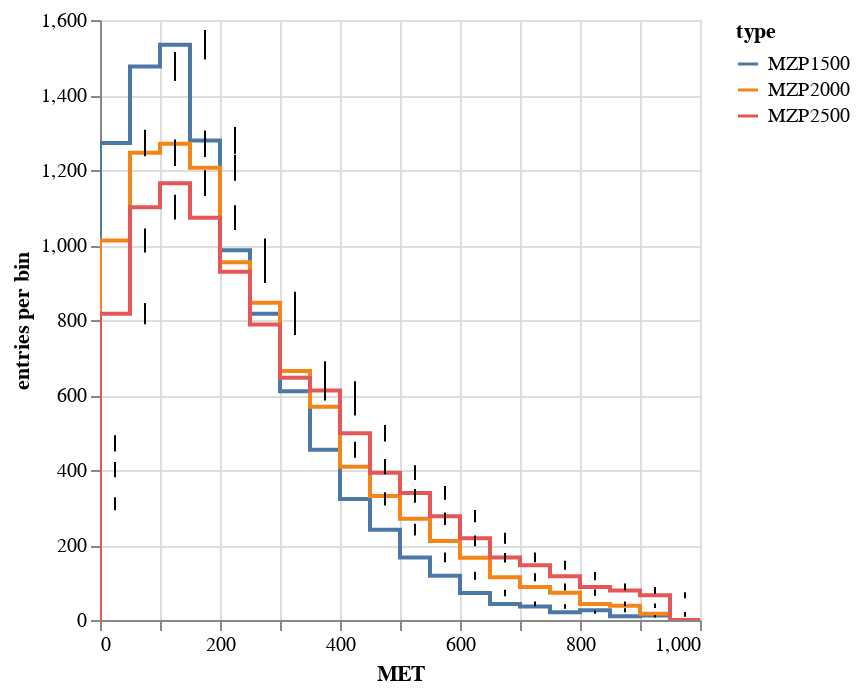

The code cell stored with this chart in its notebook:
### Markdown cell above
These are the un-reweighted MET distributions:

### Code cell
histogram.overlay("type").step("MET", error=True)

### Figure 1 — Vega-Lite specification as saved in the notebook (floating-point values rounded to 4 significant figures)
{"$schema": "https://vega.github.io/schema/vega-lite/v2.json", "data": {"values": [{"a0": "MZP1500", "a1": 0, "a1c": 0, "a2": 0, "a3": 0}, {"a0": "MZP1500", "a1": 1e-07, "a1c": 25, "a2": 471, "a3": 21.7}, {"a0": "MZP1500", "a1": 50, "a1c": 75, "a2": 1272, "a3": 35.67}, {"a0": "MZP1500", "a1": 100, "a1c": 125, "a2": 1476, "a3": 38.42}, {"a0": "MZP1500", "a1": 150, "a1c": 175, "a2": 1534, "a3": 39.17}, {"a0": "MZP1500", "a1": 200, "a1c": 225, "a2": 1279, "a3": 35.76}, {"a0": "MZP1500", "a1": 250, "a1c": 275, "a2": 986, "a3": 31.4}, {"a0": "MZP1500", "a1": 300, "a1c": 325, "a2": 817, "a3": 28.58}, {"a0": "MZP1500", "a1": 350, "a1c": 375, "a2": 610, "a3": 24.7}, {"a0": "MZP1500", "a1": 400, "a1c": 425, "a2": 454, "a3": 21.31}, {"a0": "MZP1500", "a1": 450, "a1c": 475, "a2": 323, "a3": 17.97}, {"a0": "MZP1500", "a1": 500, "a1c": 525, "a2": 241, "a3": 15.52}, {"a0": "MZP1500", "a1": 550, "a1c": 575, "a2": 167, "a3": 12.92}, {"a0": "MZP1500", "a1": 600, "a1c": 625, "a2": 118, "a3": 10.86}, {"a0": "MZP1500", "a1": 650, "a1c": 675, "a2": 72, "a3": 8.485}, {"a0": "MZP1500", "a1": 700, "a1c": 725, "a2": 43, "a3": 6.557}, {"a0": "MZP1500", "a1": 750, "a1c": 775, "a2": 36, "a3": 6}, {"a0": "MZP1500", "a1": 800, "a1c": 825, "a2": 21, "a3": 4.583}, {"a0": "MZP1500", "a1": 850, "a1c": 875, "a2": 26, "a3": 5.099}, {"a0": "MZP1500", "a1": 900, "a1c": 925, "a2": 10, "a3": 3.162}, {"a0": "MZP1500", "a1": 950, "a1c": 975, "a2": 12, "a3": 3.464}, {"a0": "MZP1500", "a1": 1000, "a1c": 1000, "a2": 0, "a3": 0}, {"a0": "MZP2000", "a1": 0, "a1c": 0, "a2": 0, "a3": 0}, {"a0": "MZP2000", "a1": 1e-07, "a1c": 25, "a2": 401, "a3": 20.02}, {"a0": "MZP2000", "a1": 50, "a1c": 75, "a2": 1012, "a3": 31.81}, {"a0": "MZP2000", "a1": 100, "a1c": 125, "a2": 1246, "a3": 35.3}, {"a0": "MZP2000", "a1": 150, "a1c": 175, "a2": 1270, "a3": 35.64}, {"a0": "MZP2000", "a1": 200, "a1c": 225, "a2": 1206, "a3": 34.73}, {"a0": "MZP2000", "a1": 250, "a1c": 275, "a2": 954, "a3": 30.89}, {"a0": "MZP2000", "a1": 300, "a1c": 325, "a2": 846, "a3": 29.09}, {"a0": "MZP2000", "a1": 350, "a1c": 375, "a2": 664, "a3": 25.77}, {"a0": "MZP2000", "a1": 400, "a1c": 425, "a2": 569, "a3": 23.85}, {"a0": "MZP2000", "a1": 450, "a1c": 475, "a2": 409, "a3": 20.22}, {"a0": "MZP2000", "a1": 500, "a1c": 525, "a2": 331, "a3": 18.19}, {"a0": "MZP2000", "a1": 550, "a1c": 575, "a2": 270, "a3": 16.43}, {"a0": "MZP2000", "a1": 600, "a1c": 625, "a2": 211, "a3": 14.53}, {"a0": "MZP2000", "a1": 650, "a1c": 675, "a2": 166, "a3": 12.88}, {"a0": "MZP2000", "a1": 700, "a1c": 725, "a2": 114, "a3": 10.68}, {"a0": "MZP2000", "a1": 750, "a1c": 775, "a2": 88, "a3": 9.381}, {"a0": "MZP2000", "a1": 800, "a1c": 825, "a2": 73, "a3": 8.544}, {"a0": "MZP2000", "a1": 850, "a1c": 875, "a2": 43, "a3": 6.557}, {"a0": "MZP2000", "a1": 900, "a1c": 925, "a2": 38, "a3": 6.164}, {"a0": "MZP2000", "a1": 950, "a1c": 975, "a2": 17, "a3": 4.123}, {"a0": "MZP2000", "a1": 1000, "a1c": 1000, "a2": 0, "a3": 0}, {"a0": "MZP2500", "a1": 0, "a1c": 0, "a2": 0, "a3": 0}, {"a0": "MZP2500", "a1": 1e-07, "a1c": 25, "a2": 310, "a3": 17.61}, {"a0": "MZP2500", "a1": 50, "a1c": 75, "a2": 817, "a3": 28.58}, {"a0": "MZP2500", "a1": 100, "a1c": 125, "a2": 1101, "a3": 33.18}, {"a0": "MZP2500", "a1": 150, "a1c": 175, "a2": 1165, "a3": 34.13}, {"a0": "MZP2500", "a1": 200, "a1c": 225, "a2": 1073, "a3": 32.76}, {"a0": "MZP2500", "a1": 250, "a1c": 275, "a2": 929, "a3": 30.48}, {"a0": "MZP2500", "a1": 300, "a1c": 325, "a2": 788, "a3": 28.07}, {"a0": "MZP2500", "a1": 350, "a1c": 375, "a2": 646, "a3": 25.42}, {"a0": "MZP2500", "a1": 400, "a1c": 425, "a2": 612, "a3": 24.74}, {"a0": "MZP2500", "a1": 450, "a1c": 475, "a2": 498, "a3": 22.32}, {"a0": "MZP2500", "a1": 500, "a1c": 525, "a2": 393, "a3": 19.82}, {"a0": "MZP2500", "a1": 550, "a1c": 575, "a2": 339, "a3": 18.41}, {"a0": "MZP2500", "a1": 600, "a1c": 625, "a2": 277, "a3": 16.64}, {"a0": "MZP2500", "a1": 650, "a1c": 675, "a2": 218, "a3": 14.76}, {"a0": "MZP2500", "a1": 700, "a1c": 725, "a2": 167, "a3": 12.92}, {"a0": "MZP2500", "a1": 750, "a1c": 775, "a2": 146, "a3": 12.08}, {"a0": "MZP2500", "a1": 800, "a1c": 825, "a2": 117, "a3": 10.82}, {"a0": "MZP2500", "a1": 850, "a1c": 875, "a2": 88, "a3": 9.381}, {"a0": "MZP2500", "a1": 900, "a1c": 925, "a2": 79, "a3": 8.888}, {"a0": "MZP2500", "a1": 950, "a1c": 975, "a2": 66, "a3": 8.124}, {"a0": "MZP2500", "a1": 1000, "a1c": 1000, "a2": 0, "a3": 0}]}, "layer": [{"encoding": {"color": {"field": "a0", "legend": {"title": "type"}, "scale": {"domain": ["MZP1500", "MZP2000", "MZP2500"]}, "type": "nominal"}, "x": {"axis": {"title": "MET"}, "field": "a1", "scale": {"zero": false}, "type": "quantitative"}, "y": {"axis": {"title": "entries per bin"}, "field": "a2", "type": "quantitative"}}, "mark": {"clip": true, "interpolate": "step-before", "type": "line"}, "transform": []}, {"encoding": {"x": {"field": "a1c", "type": "quantitative"}, "y": {"field": "error-down", "type": "quantitative"}, "y2": {"field": "error-up", "type": "quantitative"}}, "mark": "rule", "transform": [{"as": "error-down", "calculate": "datum.a2 - datum.a3"}, {"as": "error-up", "calculate": "datum.a2 + datum.a3"}]}]}
